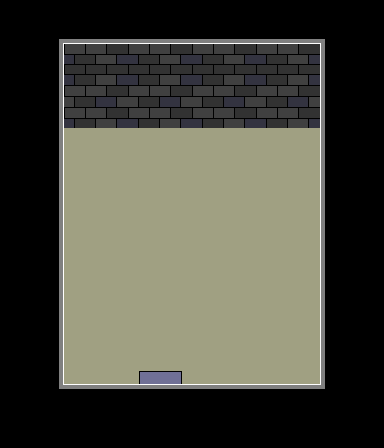

A level layout from a 2D game, rendered from its tile map. Below: a short description, then the map file with its tile-grid data intact:
An orthogonal 6x7 tile map with 64x64 px tiles, 1 tile layer (Tile Layer 1).

<map version="1.0" tiledversion="1.1.5" orientation="orthogonal" renderorder="right-down" width="6" height="7" tilewidth="64" tileheight="64" infinite="0" nextobjectid="1">
 <tileset firstgid="1" source="../tilesets/Manoir.tsx" />
 <layer name="Tile Layer 1" width="6" height="7">
  <data encoding="csv">
4,1,1,1,1,7,
5,11,11,11,11,6,
5,23,23,23,23,6,
5,23,23,23,23,6,
5,23,23,23,23,6,
5,23,17,23,23,6,
8,10,10,10,10,9
</data>
 </layer>
</map>